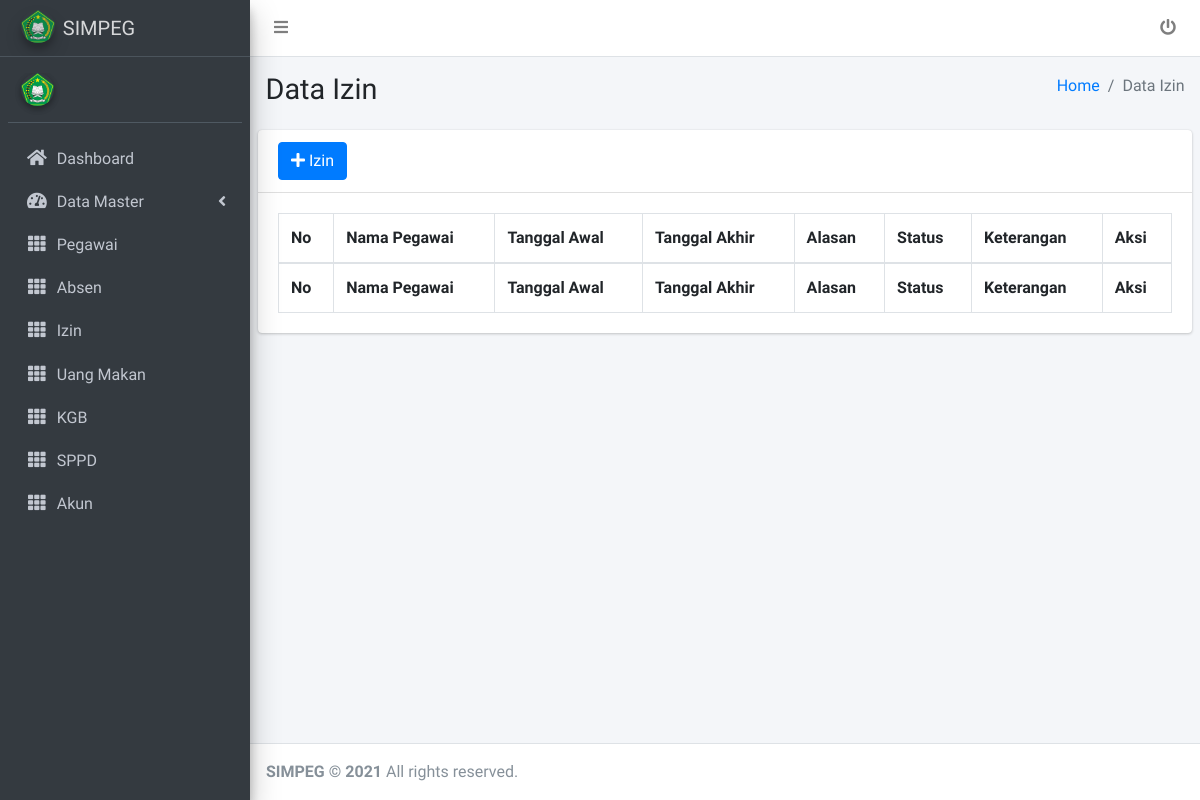
The app's page /admin/izin/index.php, older data.
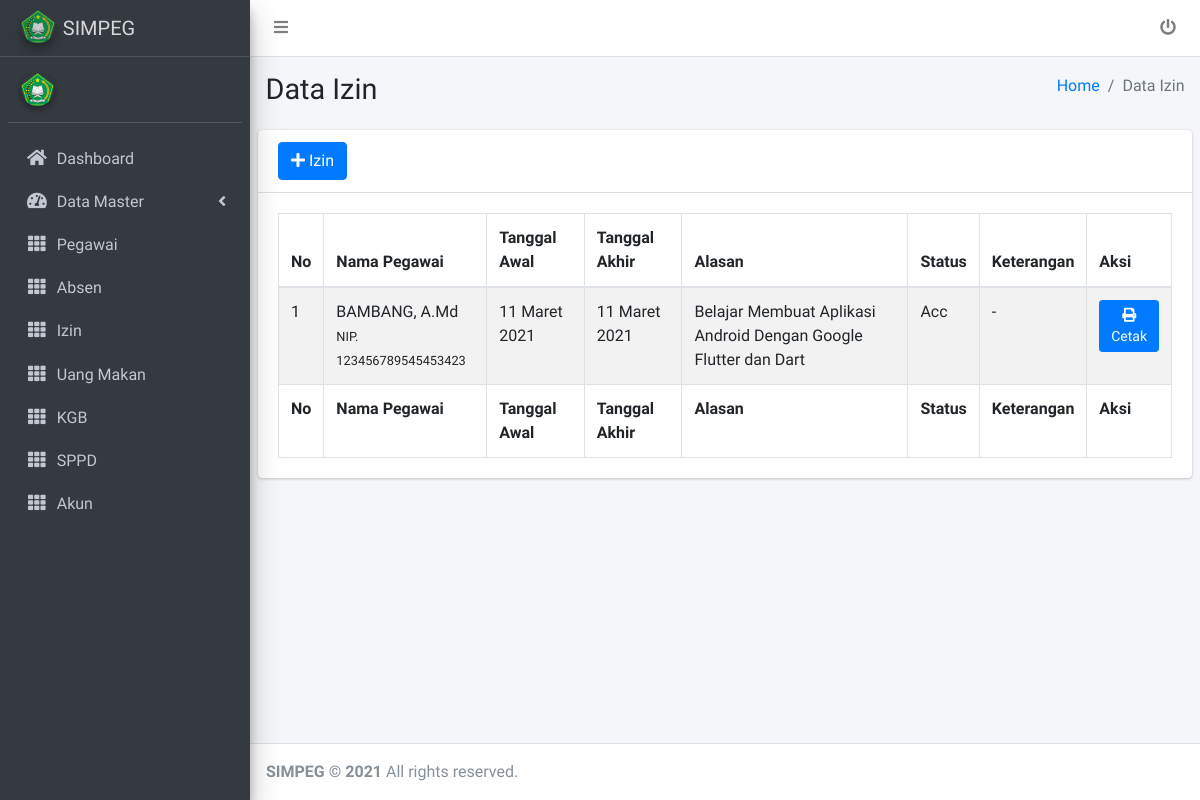
The same page, newer data.
### tables this page shows
CREATE TABLE `izin` (
  `id_izin` int(11) NOT NULL,
  `nip` varchar(25) NOT NULL,
  `alasan` text NOT NULL,
  `tgl_awal` date NOT NULL,
  `tgl_akhir` date NOT NULL,
  `keterangan` varchar(255) NOT NULL,
  `status` enum('Proses','Acc','Tolak') NOT NULL,
  `tgl_buat` date NOT NULL
);

CREATE TABLE `pegawai` (
  `nip` varchar(25) NOT NULL,
  `nama_pegawai` varchar(100) NOT NULL,
  `tmpt_lhr` varchar(100) NOT NULL,
  `tgl_lhr` date NOT NULL,
  `alamat` text NOT NULL,
  `no_telpon` varchar(25) NOT NULL,
  `email` varchar(100) NOT NULL,
  `foto` varchar(255) NOT NULL,
  `id_agama` int(11) NOT NULL,
  `id_golongan` int(11) NOT NULL,
  `id_jabatan` int(11) NOT NULL,
  `id_akun` int(11) NOT NULL
);

### tgl_helper.php (called while the page is built, shortened)
<?php
if (!function_exists('nominal')) {
	function tgl_indo($tgl){
	$tanggal = substr($tgl,8,2);
	$bulan = getBulan(substr($tgl,5,2));
	$tahun = substr($tgl,0,4);
	return $tanggal.' '.$bulan.' '.$tahun;
}
function getBulan($bln){
	switch ($bln) {
		case 3:
			return "Maret";
			break;
	}
}
}

### admin/izin/index.php (the view, shortened to what this page needs)
<?php
include "../komponen/head.php";
?>
<?php
include "../komponen/menu.php";
?>
<div class="content-wrapper">
    <section class="content-header">
        <div class="container-fluid">
            <div class="row mb-2">
                <div class="col-sm-6">
                    <h1>Data Izin</h1>
                </div>
                <div class="col-sm-6">
                    <ol class="breadcrumb float-sm-right">
                        <li class="breadcrumb-item"><a href="../komponen/index.php">Home</a></li>
                        <li class="breadcrumb-item active">Data Izin</li>
                    </ol>
                </div>
            </div>
        </div>
    </section>
    <section class="content">
        <div class="row">
            <div class="col-12">
                <div class="card">
                    <div class="card-header">
                        <a href="tambah_izin.php"><button class="btn btn-primary"><i class="fa fa-plus"></i> Izin</button></a>
                    </div>
                    <div class="card-body">
                        <table id="example1" class="table table-bordered  table-striped">
                            <thead>
                                <tr>
                                    <th>No</th>
                                    <th>Nama Pegawai</th>
                                    <th>Tanggal Awal</th>
                                    <th>Tanggal Akhir</th>
                                    <th>Alasan</th>
                                    <th>Status</th>
                                    <th>Keterangan</th>
                                    <th>Aksi</th>
                                </tr>
                            </thead>
                            <tbody>
                                <?php
                                $no = 1;
                                $sql = mysqli_query($koneksi, "SELECT pegawai.nip,pegawai.nama_pegawai, izin.alasan,izin.tgl_awal,izin.tgl_akhir,izin.keterangan,izin.status,izin.id_izin, izin.tgl_buat from pegawai join izin on pegawai.nip=izin.nip ORDER BY izin.tgl_buat DESC") or die(mysqli_error($koneksi));
                                while ($dt = mysqli_fetch_array($sql)) {
                                ?>
                                    <tr>
                                        <td><?php echo $no++ ?></td>
                                        <td><?php echo $dt['nama_pegawai'] ?><br><small>NIP. <?php echo $dt['nip'] ?></small></td>
                                        <td><?php echo tgl_indo($dt['tgl_awal']) ?></td>
                                        <td><?php echo tgl_indo($dt['tgl_akhir']) ?></td>
                                        <td><?php echo $dt['alasan'] ?></td>
                                        <td><?php echo $dt['status'] ?></td>
                                        <td><?php echo $dt['keterangan'] ?></td>
                                        <td>
                                            <?php if ($dt['status'] == 'Acc') :  ?>
                                                <center>
                                                    <a target="_blank" href="cetak_izin.php?id=<?php echo $dt['id_izin'] ?>"><button class="btn btn-sm btn-primary"><i class="fa fa-print"></i> Cetak</button></a>
                                                </center>
                                            <?php endif; ?>
                                        </td>
                                    </tr>
                                <?php
                                }
                                ?>
                            </tbody>
                            <tfoot>
                                <tr>
                                    <th>No</th>
                                    <th>Nama Pegawai</th>
                                    <th>Tanggal Awal</th>
                                    <th>Tanggal Akhir</th>
                                    <th>Alasan</th>
                                    <th>Status</th>
                                    <th>Keterangan</th>
                                    <th>Aksi</th>
                                </tr>
                            </tfoot>
                        </table>
                    </div>
                </div>
            </div>
        </div>
    </section>
</div>
<?php
include "../komponen/footer.php";
?>

Row changes from the older to the newer data that the page shows:
added izin: nip.nama_pegawai "BAMBANG, A.Md", nip.nip "123456789545453423", tgl_awal "11 Maret 2021", tgl_akhir "11 Maret 2021", alasan "Belajar Membuat Aplikasi Android Dengan Google Flutter dan Dart", status "Acc", keterangan "-"
